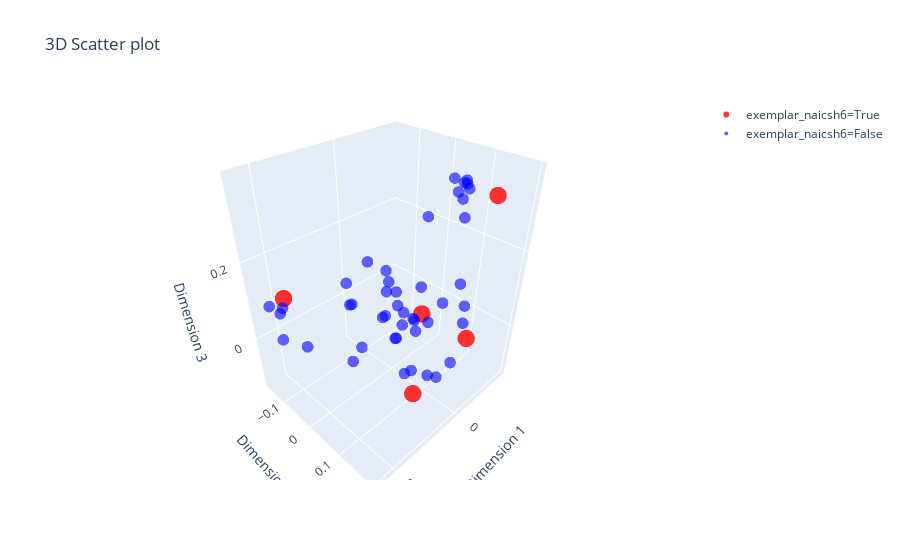

Notebook source saved alongside this figure:
### Code cell
import plotly.graph_objects as go

sample_exemplars = sample_df[sample_df['exemplar_naicsh6'] == True]
sample_non_exemplars = sample_df[sample_df['exemplar_naicsh6'] == False]

# Create two traces, one for exemplar_naics6==True, one for exemplar_naics6==False
trace1 = go.Scatter3d(
    x=sample_exemplars['Dimension 1'],
    y=sample_exemplars['Dimension 2'],
    z=sample_exemplars['Dimension 3'],
    mode='markers',
    hovertext=sample_exemplars['coname'],
    marker=dict(
        size=6,
        color='red',                # set color to an array/list of desired values
        opacity=0.8
    ),
    name='exemplar_naicsh6=True'
)

trace2 = go.Scatter3d(
    x=sample_non_exemplars['Dimension 1'],
    y=sample_non_exemplars['Dimension 2'],
    z=sample_non_exemplars['Dimension 3'],
    mode='markers',
    hovertext=sample_non_exemplars['coname'],
    marker=dict(
        size=4,
        color='blue',                # set color to an array/list of desired values
        opacity=0.6
    ),
    name='exemplar_naicsh6=False'
)

data = [trace1, trace2]
layout = go.Layout(
    title = '3D Scatter plot',
    scene = dict(
            xaxis = dict(title  = 'Dimension 1'),
            yaxis = dict(title  = 'Dimension 2'),
            zaxis = dict(title  = 'Dimension 3')
        )
)
fig = go.Figure(data=data, layout=layout)
fig.show()

### Figure 1 — Plotly figure (JSON) as saved in the notebook; plotly's stock layout.template omitted (floating-point values rounded to 4 significant figures)
{"data": [{"hovertext": ["AERIE PHARMACEUTICALS INC", "GENERAL DYNAMICS CORP", "EXELON CORP", "TechnipFMC plc", "FNB CORP/PA/"], "marker": {"color": "red", "opacity": 0.8, "size": 6}, "mode": "markers", "name": "exemplar_naicsh6=True", "type": "scatter3d", "x": [-0.1233, -0.1323, 0.1011, -0.1379, 0.1998], "y": [0.156, -0.02111, 0.1591, 0.1184, -0.1266], "z": [0.3277, -0.0599, -0.03884, -0.06196, 0.1073]}, {"hovertext": ["J C PENNEY CO INC", "IDEANOMICS, INC.", "Invesco Ltd.", "RAYONIER INC", "JETBLUE AIRWAYS CORP", "MARATHON DIGITAL HOLDINGS, INC.", "Clipper Realty Inc.", "HANCOCK WHITNEY CORP", "HUBBELL INC", "Majesco", "Calyxt, Inc.", "LUMOS PHARMA, INC.", "DZS INC.", "KKR Real Estate Finance Trust Inc.", "MultiPlan Corp", "Riot Blockchain, Inc.", "Tricida, Inc.", "DCP Midstream, LP", "Envela Corp", "MAGNITE, INC.", "Orion Engineered Carbons S.A.", "IRONWOOD PHARMACEUTICALS INC", "GenMark Diagnostics, Inc.", "LCNB CORP", "INTERPACE BIOSCIENCES, INC.", "AXT INC", "Installed Building Products, Inc.", "TIPTREE INC.", "Hancock Jaffe Laboratories, Inc.", "U.S. GOLD CORP.", "Grand Canyon Education, Inc.", "NORTHWESTERN CORP", "Celldex Therapeutics, Inc.", "AMERICAN NATIONAL BANKSHARES INC.", "SCHOLASTIC CORP", "Unity Biotechnology, Inc.", "Kearny Financial Corp.", "Madison Square Garden Sports Corp.", "Summit Hotel Properties, Inc.", "Ollie's Bargain Outlet Holdings, Inc.", "Coupa Software Inc", "Greenlane Holdings, Inc.", "Nabriva Therapeutics plc", "NUCOR CORP", "INTERNATIONAL BUSINESS MACHINES CORP"], "marker": {"color": "blue", "opacity": 0.6, "size": 4}, "mode": "markers", "name": "exemplar_naicsh6=False", "type": "scatter3d", "x": [-0.02209, 0.008915, -0.01445, 0.04483, -0.07124, 0.03527, 0.1159, 0.211, -0.1144, -0.1047, -0.09201, -0.05553, -0.174, 0.1782, -0.05782, -0.01878, -0.05042, 0.04365, -0.08823, -0.1344, -0.1142, -0.09061, -0.1558, 0.237, -0.05894, -0.1549, -0.09195, 0.01681, -0.06846, 0.0792, 0.07804, 0.02716, -0.08174, 0.2225, -0.08482, -0.06605, 0.2433, 0.01487, 0.07939, -0.1719, -0.1516, -0.1591, -0.06011, -0.06107, -0.1096], "y": [-0.01026, 0.02245, -0.161, 0.08409, -0.02935, 0.01288, -0.009867, -0.1311, 0.01561, -0.1238, 0.1155, 0.1024, -0.06219, -0.09262, -0.1437, 0.0517, 0.1338, 0.1483, -0.002014, -0.1553, 0.1189, 0.1006, 0.0647, -0.1232, 0.04287, 0.09142, -0.05184, -0.1315, 0.1284, 0.1982, -0.06421, 0.08821, 0.1068, -0.0961, -0.06334, 0.1062, -0.07698, -0.01623, -0.0195, -0.08471, -0.1615, 0.02282, 0.1285, 0.132, -0.09283], "z": [-0.06967, -0.02954, -0.0409, -0.0753, -0.02658, 0.04674, -0.05331, 0.07, -0.05734, -0.02692, 0.1202, 0.3657, -0.01587, -0.02189, 0.0779, 0.02528, 0.3722, -0.03514, -0.08149, 0.01164, -9.316e-05, 0.3132, 0.2379, 0.1076, 0.2668, 0.01363, -0.09197, -0.01037, 0.3492, 0.0217, 0.1174, -0.07552, 0.351, 0.1105, -0.03021, 0.3369, 0.0496, 0.01381, -0.04026, -0.1345, -0.03601, -0.01578, 0.3609, -0.08097, -0.0147]}], "layout": {"scene": {"xaxis": {"title": {"text": "Dimension 1"}}, "yaxis": {"title": {"text": "Dimension 2"}}, "zaxis": {"title": {"text": "Dimension 3"}}}, "title": {"text": "3D Scatter plot"}}}
